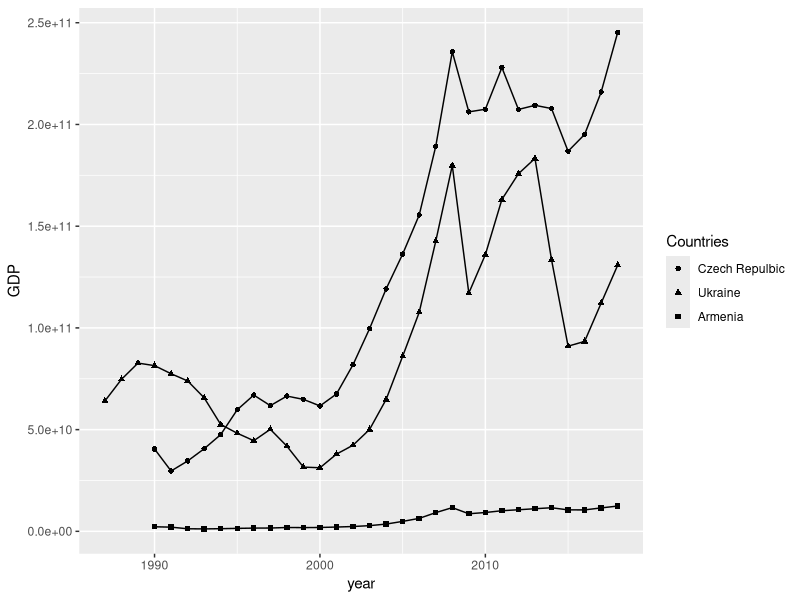
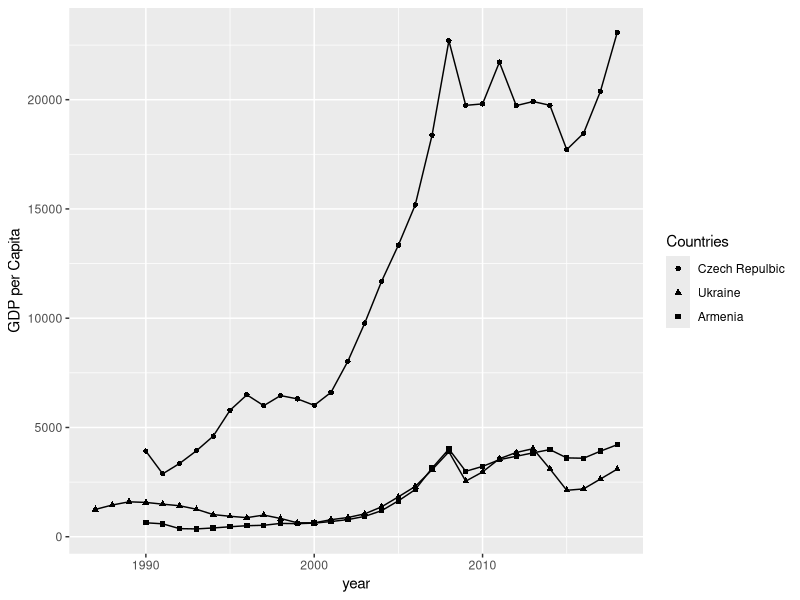
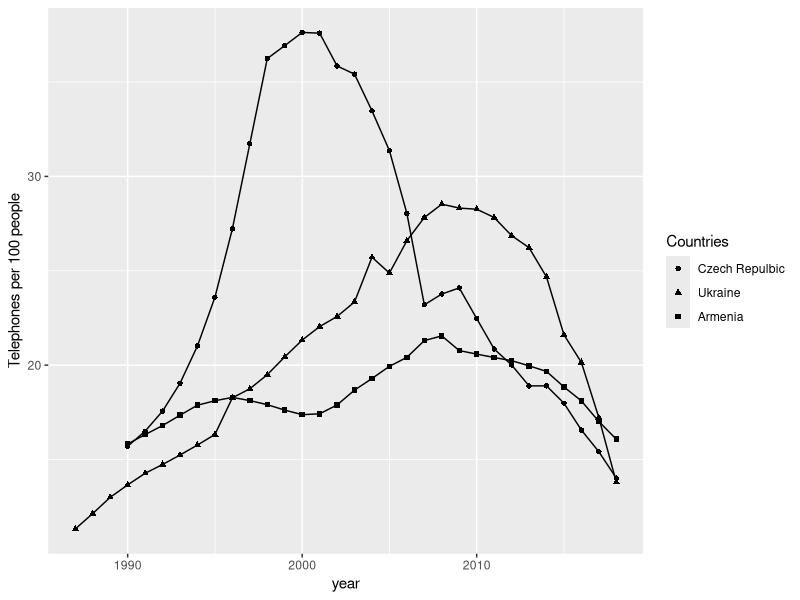
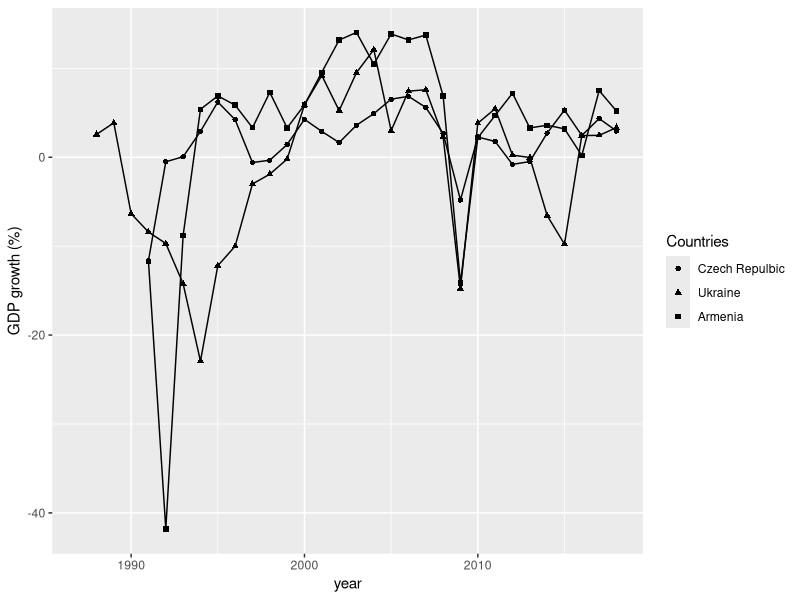
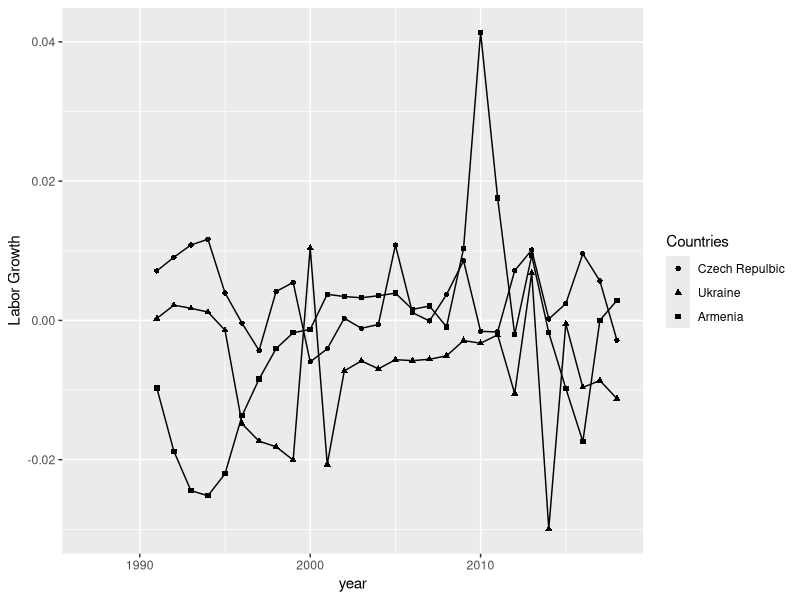
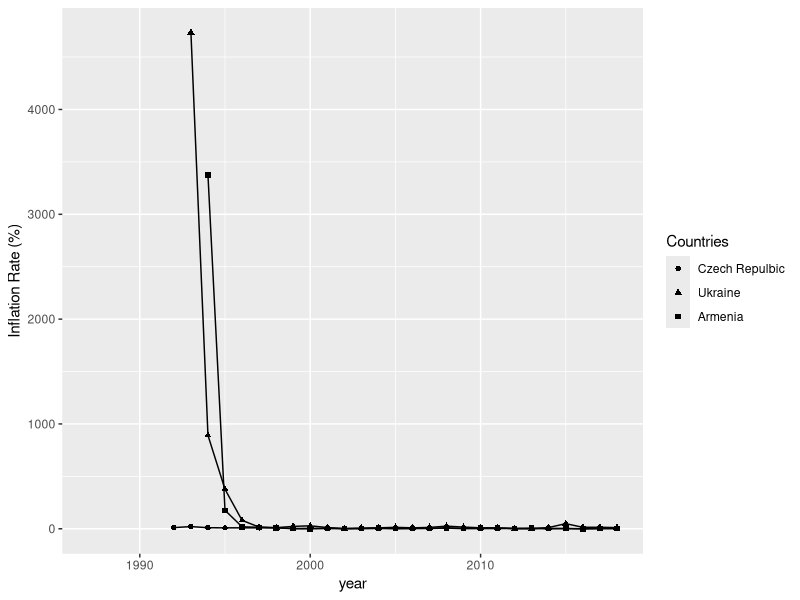
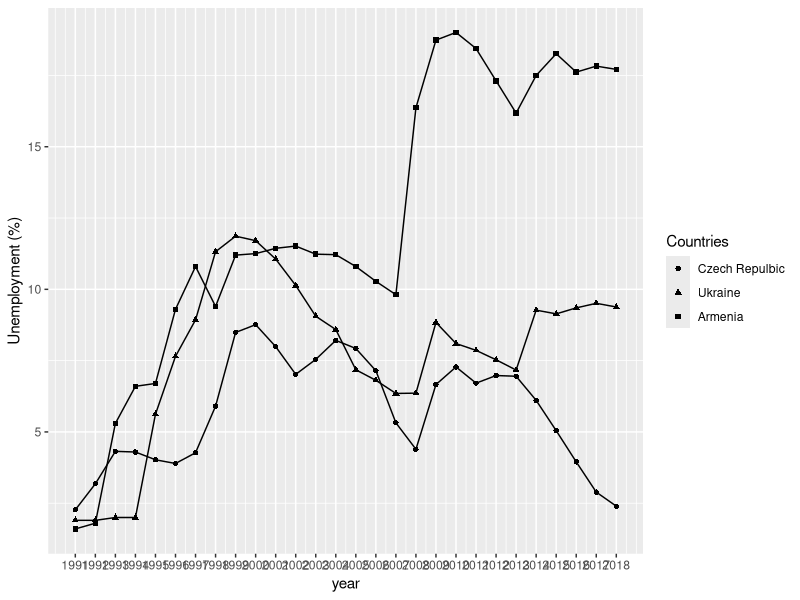
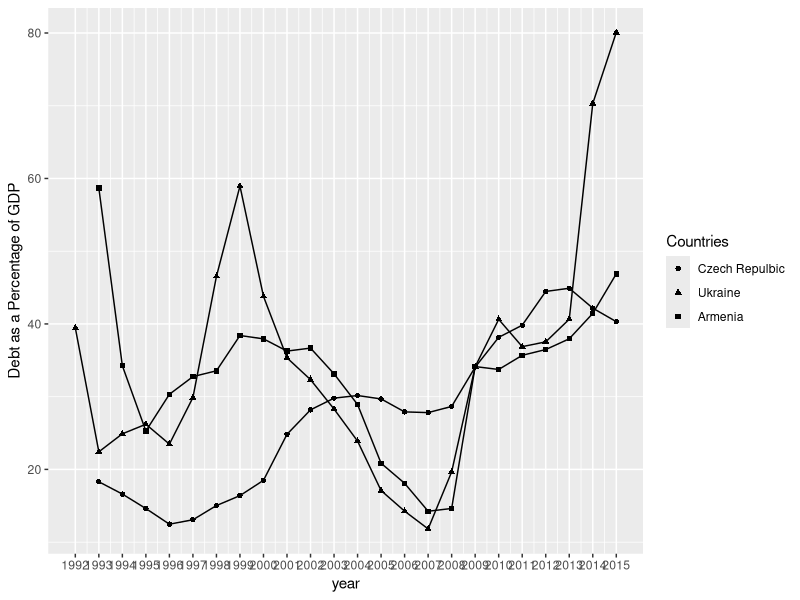

Reproduce these figures in R, in order.
library(readxl)
library(ggplot2)
library(reshape2)
czech_republic <- data.frame(read_excel("Data.xlsx",sheet=2))
ukraine <- data.frame(read_excel("Data.xlsx",sheet=3))
armenia <- data.frame(read_excel("Data.xlsx",sheet=4))


#gdp vs. year
df <- data.frame(armenia$year,czech_republic$gdp,ukraine$gdp,armenia$gdp)
names(df) <- c("year","Czech Repulbic","Ukraine","Armenia")
df_melted<-melt(df,id.vars="year")
plot<-ggplot(data=df_melted,aes(x=year,y=value,shape=variable))+
  geom_line()+
  geom_point()+
  labs(shape="Countries",y="GDP")
plot

#gdp per capita vs. year
df <- data.frame(armenia$year,czech_republic$gdp_cap,ukraine$gdp_cap,armenia$gdp_cap)
names(df) <- c("year","Czech Repulbic","Ukraine","Armenia")
df_melted<-melt(df,id.vars="year")
plot<-ggplot(data=df_melted,aes(x=year,y=value,shape=variable))+
  geom_line()+
  geom_point()+
  labs(shape="Countries",y="GDP per Capita")
plot

#telephones per 100 people vs. year
df <- data.frame(armenia$year,czech_republic$telephone,ukraine$telephone,armenia$telephone)
names(df) <- c("year","Czech Repulbic","Ukraine","Armenia")
df_melted<-melt(df,id.vars="year")
plot<-ggplot(data=df_melted,aes(x=year,y=value,shape=variable))+
  geom_line()+
  geom_point()+
  labs(shape="Countries",y="Telephones per 100 people")
plot

#gdp_growth vs. year
df <- data.frame(armenia$year,czech_republic$gdp_growth,ukraine$gdp_growth,armenia$gdp_growth)
names(df) <- c("year","Czech Repulbic","Ukraine","Armenia")
df_melted<-melt(df,id.vars="year")
plot<-ggplot(data=df_melted,aes(x=year,y=value,shape=variable))+
  geom_line()+
  geom_point()+
  labs(shape="Countries",y="GDP growth (%)")
plot

#labor force vs. year
df <- data.frame(armenia$year,czech_republic$labor_growth,ukraine$labor_growth,armenia$labor_growth)
names(df) <- c("year","Czech Repulbic","Ukraine","Armenia")
df_melted<-melt(df,id.vars="year")
plot<-ggplot(data=df_melted,aes(x=year,y=value,shape=variable))+
  geom_line()+
  geom_point()+
  labs(shape="Countries",y="Labor Growth")
plot

basic_czech <-lm(czech_republic$gdp_growth ~ czech_republic$labor_growth + 
             (czech_republic$capital_gdp))
summary(basic_czech)

#inflation vs year 
df <- data.frame(armenia$year,czech_republic$inflation_cpi,ukraine$inflation_cpi,armenia$inflation_cpi)
names(df) <- c("year","Czech Repulbic","Ukraine","Armenia")
df_melted<-melt(df,id.vars="year")
plot<-ggplot(data=df_melted,aes(x=year,y=value,shape=variable))+
  geom_line()+
  geom_point()+
  labs(shape="Countries",y="Inflation Rate (%)")
plot

#unemployment vs year 
df <- data.frame(armenia$year,czech_republic$unemployment,ukraine$unemployment,armenia$unemployment)
names(df) <- c("year","Czech Repulbic","Ukraine","Armenia")
df_melted<-melt(df,id.vars="year")
df_melted <- subset(df_melted,!is.na(df_melted$value))
which(is.na(df_melted))
plot<-ggplot(data=df_melted,aes(x=year,y=value,shape=variable))+
  geom_line()+
  geom_point()+
  labs(shape="Countries",y="Unemployment (%)")+
  scale_x_continuous(breaks=unique(df_melted$year))
plot

#government debt as a percentage of GDP
df <- data.frame(armenia$year,czech_republic$debt_gdp,ukraine$debt_gdp,armenia$debt_gdp)
names(df) <- c("year","Czech Repulbic","Ukraine","Armenia")
df_melted<-melt(df,id.vars="year")
df_melted <- subset(df_melted,!is.na(df_melted$value))
which(is.na(df_melted))
plot<-ggplot(data=df_melted,aes(x=year,y=value,shape=variable))+
  geom_line()+
  geom_point()+
  labs(shape="Countries",y="Debt as a Percentage of GDP")+
  scale_x_continuous(breaks=unique(df_melted$year))
plot

#FDI as a percentage of GDP
df <- data.frame(armenia$year,czech_republic$fdi_gdp,ukraine$fdi_gdp,armenia$fdi_gdp)
names(df) <- c("year","Czech Repulbic","Ukraine","Armenia")
df_melted<-melt(df,id.vars="year")
df_melted <- subset(df_melted,!is.na(df_melted$value))
which(is.na(df_melted))
plot<-ggplot(data=df_melted,aes(x=year,y=value,shape=variable))+
  geom_line()+
  geom_point()+
  labs(shape="Countries",y="FDI as a Percentage of GDP")+
  scale_x_continuous(breaks=unique(df_melted$year))
plot

#Gross Capital formation as a percentage of GDP
df <- data.frame(armenia$year,czech_republic$capital_gdp,ukraine$capital_gdp,armenia$capital_gdp)
names(df) <- c("year","Czech Repulbic","Ukraine","Armenia")
df_melted<-melt(df,id.vars="year")
df_melted <- subset(df_melted,!is.na(df_melted$value))
which(is.na(df_melted))
plot<-ggplot(data=df_melted,aes(x=year,y=value,shape=variable))+
  geom_line()+
  geom_point()+
  labs(shape="Countries",y="Gross Capital Formation as a Percentage of GDP")+
  scale_x_continuous(breaks=unique(df_melted$year))
plot
